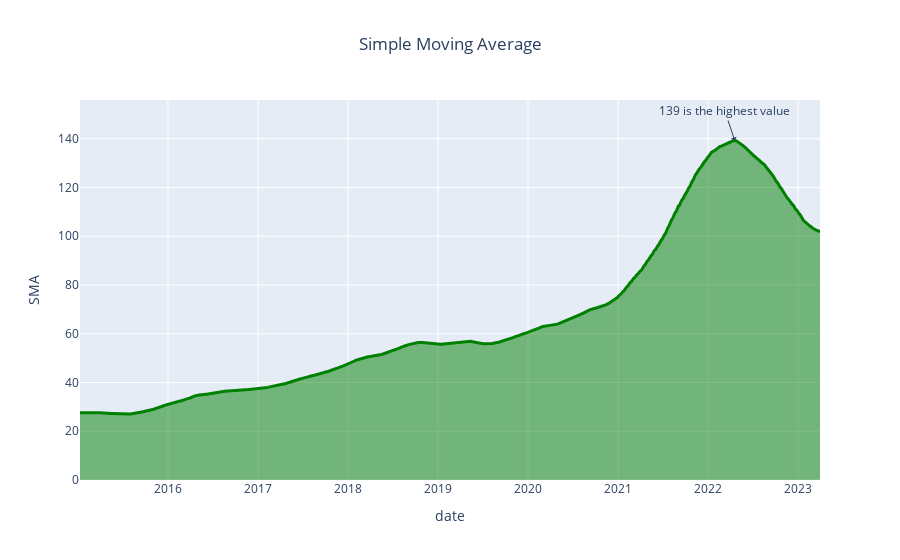

Notebook code for this chart:
### Markdown cell above
# Plotting graphs

### Code cell
#SMA
fig1 = px.area(goog, y="SMA", title= "Simple Moving Average")
fig1.update_layout(title=dict(x=0.5))
fig1.update_traces(line=dict(color='green', width=3))
fig1.update_layout(legend=dict(x=0, y=1, traceorder="normal"))
fig1.add_annotation(x=goog['SMA'].idxmax(), y=goog['SMA'].max(), text=f'{int(goog.max())} is the highest value', showarrow=True, arrowhead=1)
fig1.show()

### Figure 1 — Plotly figure (JSON) as saved in the notebook; plotly's stock layout.template omitted (floating-point values rounded to 4 significant figures; data arrays with more than 128 entries replaced by an {"elided": "..."} marker saying what was removed)
{"data": [{"fillpattern": {"shape": ""}, "hovertemplate": "date=%{x}<br>SMA=%{y}<extra></extra>", "legendgroup": "", "line": {"color": "green", "width": 3}, "marker": {"symbol": "circle"}, "mode": "lines", "name": "", "orientation": "v", "showlegend": false, "stackgroup": "1", "type": "scatter", "x": {"elided": "2071 str values"}, "xaxis": "x", "y": {"elided": "2071 float values"}, "yaxis": "y"}], "layout": {"annotations": [{"arrowhead": 1, "showarrow": true, "text": "139 is the highest value", "x": "2022-04-19T00:00:00", "y": 139.3}], "legend": {"tracegroupgap": 0, "traceorder": "normal", "x": 0, "y": 1}, "title": {"text": "Simple Moving Average", "x": 0.5}, "xaxis": {"anchor": "y", "domain": [0, 1], "title": {"text": "date"}}, "yaxis": {"anchor": "x", "domain": [0, 1], "title": {"text": "SMA"}}}}
